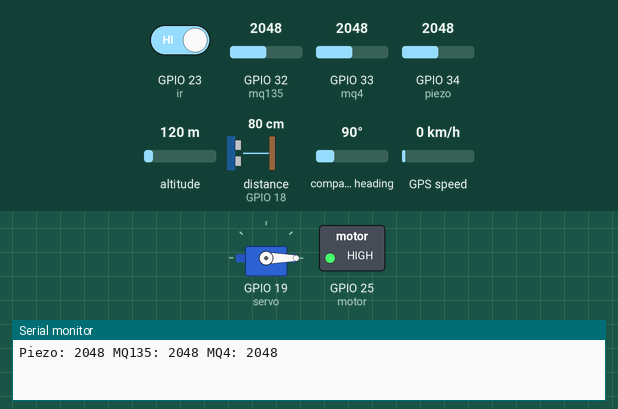
A sketch run on a simulated ESP32. On the bench: servo, switched loads named in the sketch (green lamp = pin HIGH), the last lines printed to the serial monitor. Wiring (inferred from the names in the program): ultrasonic range finder: trigger GPIO 5; echo GPIO 18. Dashed ring = blinking. The test bench sets the inputs (shaded band); at power-on: distance to the obstacle (sensor on GPIO 18) 80 cm, GPIO 34 (piezo) = 2048, GPIO 23 (ir) HIGH, GPIO 32 (mq135) = 2048, GPIO 33 (mq4) = 2048, altitude 120 m, compass heading 90°, GPS speed 0 km/h. The echo pulse lasts 58.3 µs per cm; the GPS gets a fix after 3 s at 37.7749, -122.4194 with 8 satellites; the modem accepts every AT command (registered, SIM ready, sends succeed) and sends nothing else; pins used as bus, display or sensor lines are not drawn.

Above: at 1.1 s.
2.3 s: distance to the obstacle (sensor on GPIO 18) set to 23 cm
5.8 s: distance to the obstacle (sensor on GPIO 18) set to 18 cm
At 6.6 s:
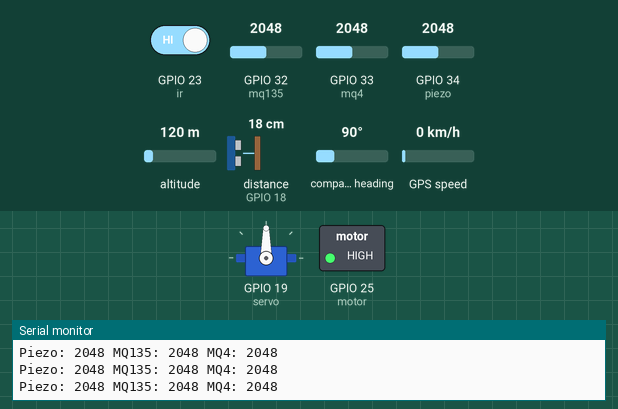
9.8 s: GPIO 34 (piezo) set to 1029
13.3 s: GPIO 34 (piezo) set to 974
At 14.8 s:
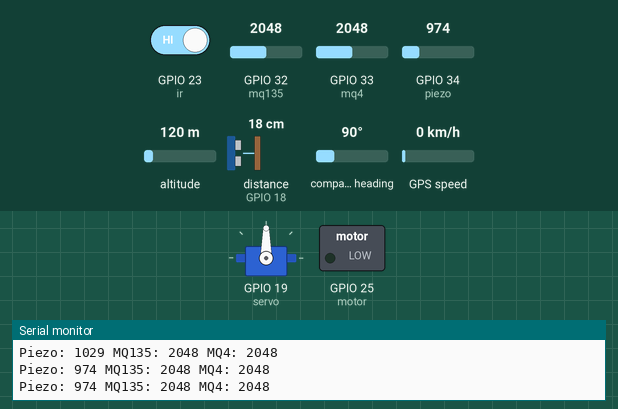
15.6 s: GPIO 34 (piezo) set to 1040
At 16.4 s:
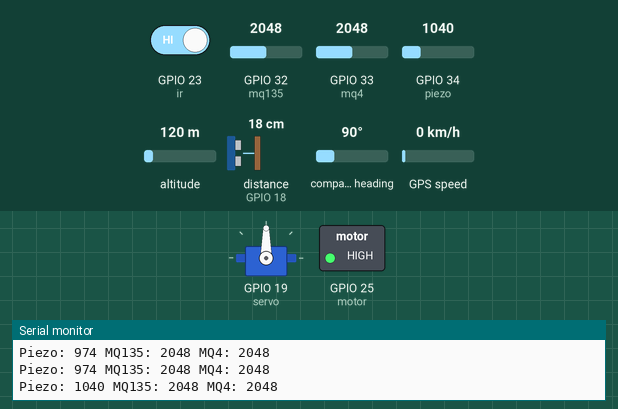
20.1 s: GPIO 34 (piezo) set to 960
At 20.6 s:
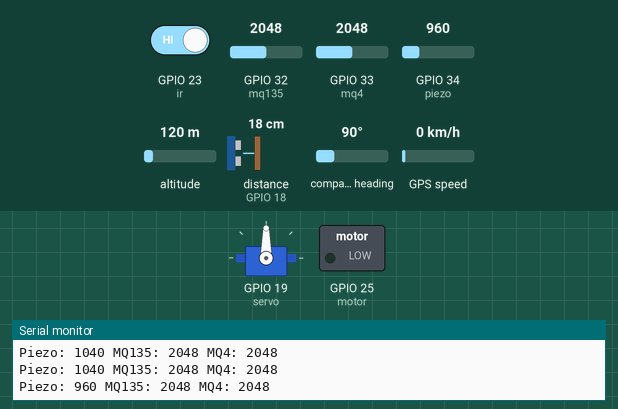
Timing chart, 0 to 22.7 s (numbered marks = the images above; inputs shaded):
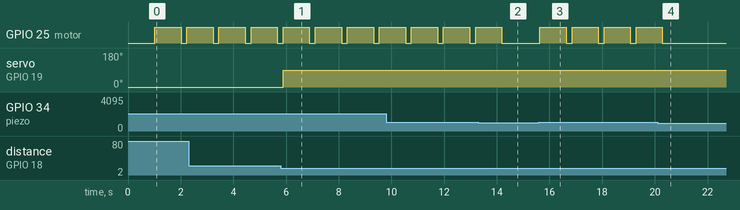

Measured:
- the behaviour switches between 21 and 20 cm on distance to the obstacle (sensor on GPIO 18) (found by bisection; images 0 and 1)
- the behaviour switches between 1001 and 1000 on GPIO 34 (piezo) (found by bisection; images 1 and 2)
- after the input at 5.8 s, servo on GPIO 19 (servo): 0° → 90° after 0.09 s
- after the input at 13.3 s, GPIO 25 (motor): goes on until 14.2 s, then stays LOW
- after the input at 15.6 s, GPIO 25 (motor): alternates HIGH for 1.0 s and LOW for 0.22 s, starting at once
- after the input at 20.1 s, GPIO 25 (motor): goes on until 20.3 s, then stays LOW
- by itself, GPIO 25 (motor): alternates HIGH for 1.0 s and LOW for 0.22 s

The sketch:

main.ino
```cpp
#include <TinyGPS++.h>
#include <HardwareSerial.h>
#include <ESP32Servo.h>

#define trig 5
#define echo 18
#define servo 19
#define ir 23
#define piezo 34
#define mq135 32
#define mq4 33
#define motor 25

Servo myservo;
TinyGPSPlus gps;

HardwareSerial GPS(1);
HardwareSerial GSM(2);

void setup() {
  Serial.begin(115200);

  pinMode(trig, OUTPUT);
  pinMode(echo, INPUT);
  pinMode(ir, INPUT);
  pinMode(piezo, INPUT);
  pinMode(motor, OUTPUT);

  myservo.attach(servo);
  myservo.write(0);

  GPS.begin(9600, SERIAL_8N1, 16, 17);
  GSM.begin(9600, SERIAL_8N1, 26, 27);

  GSM.println("AT");
  delay(1000);
  GSM.println("AT+CMGF=1");
}

void loop() {

  while (GPS.available()) {
    gps.encode(GPS.read());
  }

  digitalWrite(trig, LOW);
  delayMicroseconds(2);
  digitalWrite(trig, HIGH);
  delayMicroseconds(10);
  digitalWrite(trig, LOW);

  long time = pulseIn(echo, HIGH);
  int distance = time * 0.034 / 2;

  if (distance < 20) {
    myservo.write(90);
  } else {
    myservo.write(0);
  }

  if (digitalRead(ir) == LOW) {

    GSM.println("AT+CMGS=\"+91XXXXXXXXXX\"");
    delay(500);

    GSM.print("Garbage detected ");

    if (gps.location.isValid()) {
      GSM.print("Location: ");
      GSM.print("https://maps.google.com/?q=");
      GSM.print(gps.location.lat(), 6);
      GSM.print(",");
      GSM.print(gps.location.lng(), 6);
    }

    GSM.write(26);
    delay(5000);
  }

  int p = analogRead(piezo);
  int g1 = analogRead(mq135);
  int g2 = analogRead(mq4);

  Serial.print("Piezo: ");
  Serial.print(p);
  Serial.print(" MQ135: ");
  Serial.print(g1);
  Serial.print(" MQ4: ");
  Serial.println(g2);

  if (p > 1000 && (g1 > 1500 || g2 > 1500)) {
    digitalWrite(motor, HIGH);
    delay(1000);
    digitalWrite(motor, LOW);
  }

  delay(200);
}
```
